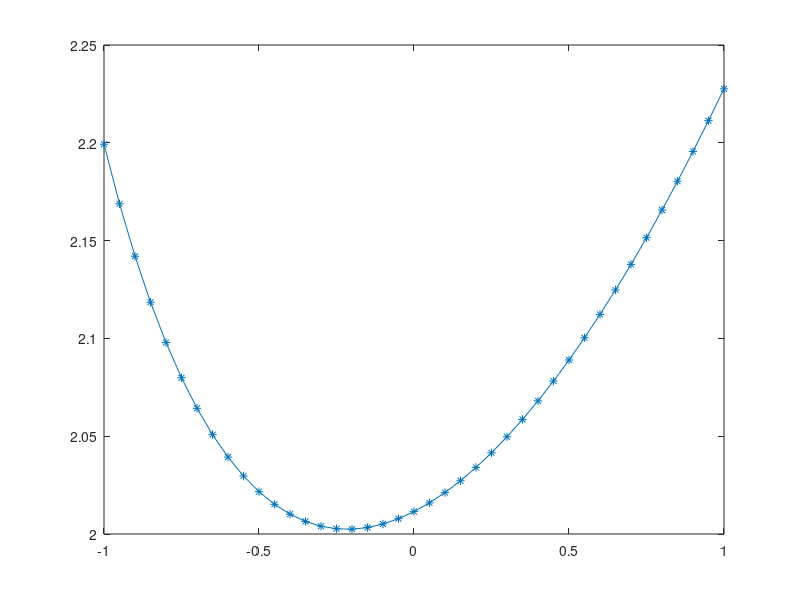

The MATLAB script that drew this image: (Note: this script raises an error after producing the figure.)
% sans ; -> affiche le resultat, ; -> n'afffiche pas le res
% attention multiplication matrice, respecter ordre
%
%
%
%

%C = [1 2 ;4 12; 2 4]
%len=length(C)
%si=size(C)
%si2=size(A,2)

format long

x = 0:0.5:4*pi % nombres de 0 a 4*pi par pas de 0.5
y = sin(x)
%plot(x,y,'*')
%hold on
%plot(x,y,'-')

%ybis = y*y fonctionnerait pas
ybis = y.*y
%hold off
plot(x,ybis,'-r')

% 2. a)
A2 = [];
for p = 1:5
  B2 = [];
  for i = 1:5
    B2 = [B2 rand];
  end
  A2 = [A2;B2];
end
A2 % matrice 5x5 aleatoire

A = rand(5) % matrice 5x5 aleatoire
%A = rand(5,5)



% 2. b)
L = eye(5) % matrice identite 5x5


% 2. c)
L(1:5,1) = A(1:5,1)/A(1,1) % ou (2:5,1)
%L(1:end,1) = A(1:end,1)/A(1,1) 
L(2:end,1) = -L(2:end,1)


% 2. d)
L = L*A % sa premiere colonne est


% 2. e)
Linv = inv(L)

% Fonction en ligne de commande
% f=@(x) cos(x)
% g=@(x,y,z) (cos(x)*y)+z*i


% 3. voir fichier tp1ex3.m




% 4. a)
x2 = -1:0.05:1
for i = 1:length(x2)
y2(i) = (exp(x2(i)/pi))/(log10(x2(i)+pi))
endfor
plot(x2,y2,'-*')

% 4. b)
% voir fichier tp1ex4b.m

x3 = -1:0.05:1
f3 = tp1ex4b(x3)
plot(x3,f3,'-*')

